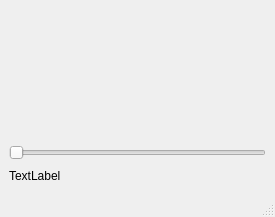
<?xml version="1.0" encoding="UTF-8"?>
<ui version="4.0">
 <class>MainWindow</class>
 <widget class="QMainWindow" name="MainWindow">
  <property name="geometry">
   <rect>
    <x>0</x>
    <y>0</y>
    <width>275</width>
    <height>217</height>
   </rect>
  </property>
  <property name="windowTitle">
   <string>电池电量显示</string>
  </property>
  <widget class="QWidget" name="centralwidget">
   <layout class="QVBoxLayout" name="verticalLayout">
    <item>
     <widget class="CUserBattery" name="battery" native="true"/>
    </item>
    <item>
     <widget class="QSlider" name="horizontalSlider">
      <property name="maximum">
       <number>100</number>
      </property>
      <property name="orientation">
       <enum>Qt::Orientation::Horizontal</enum>
      </property>
     </widget>
    </item>
    <item>
     <widget class="QLabel" name="label">
      <property name="maximumSize">
       <size>
        <width>16777215</width>
        <height>20</height>
       </size>
      </property>
      <property name="text">
       <string>TextLabel</string>
      </property>
     </widget>
    </item>
   </layout>
  </widget>
  <widget class="QMenuBar" name="menubar">
   <property name="geometry">
    <rect>
     <x>0</x>
     <y>0</y>
     <width>275</width>
     <height>25</height>
    </rect>
   </property>
  </widget>
  <widget class="QStatusBar" name="statusbar"/>
 </widget>
 <customwidgets>
  <customwidget>
   <class>CUserBattery</class>
   <extends>QWidget</extends>
   <header location="global">userbattery.h</header>
   <container>1</container>
  </customwidget>
 </customwidgets>
 <resources/>
 <connections/>
</ui>
